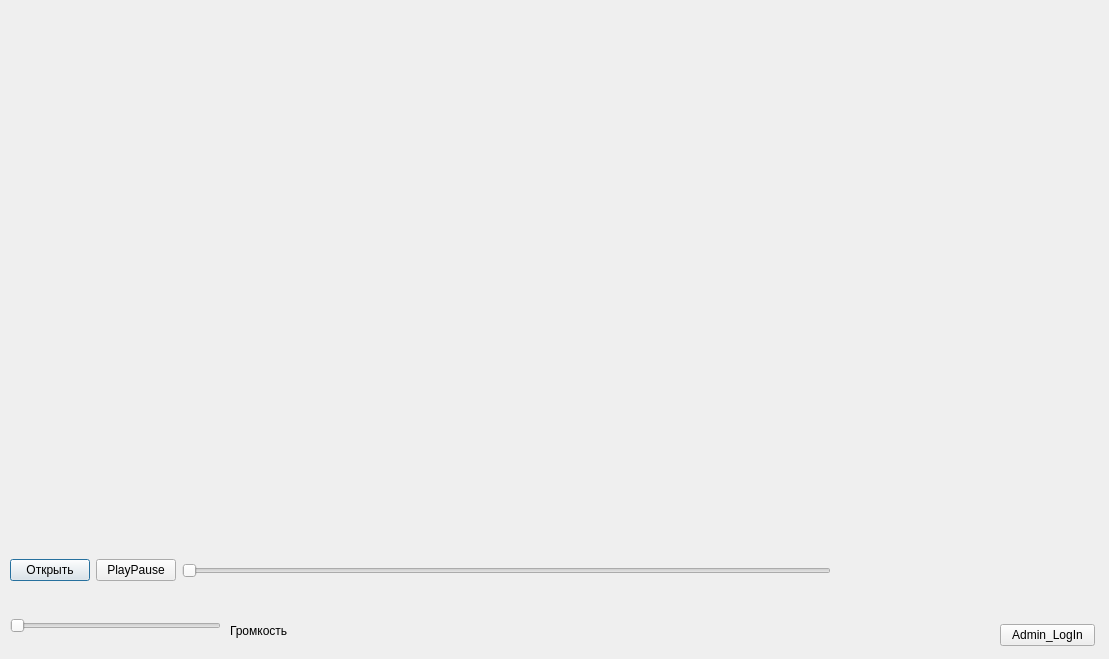
<?xml version="1.0" encoding="UTF-8"?>
<ui version="4.0">
 <class>Dialog</class>
 <widget class="QDialog" name="Dialog">
  <property name="geometry">
   <rect>
    <x>0</x>
    <y>0</y>
    <width>1109</width>
    <height>659</height>
   </rect>
  </property>
  <property name="windowTitle">
   <string>Dialog</string>
  </property>
  <widget class="QWidget" name="horizontalLayoutWidget">
   <property name="geometry">
    <rect>
     <x>10</x>
     <y>540</y>
     <width>821</width>
     <height>61</height>
    </rect>
   </property>
   <layout class="QHBoxLayout" name="horizontalLayout">
    <item>
     <widget class="QPushButton" name="OpenButton">
      <property name="text">
       <string>Открыть</string>
      </property>
     </widget>
    </item>
    <item>
     <widget class="QPushButton" name="PlayPauseButton">
      <property name="text">
       <string>PlayPause</string>
      </property>
     </widget>
    </item>
    <item>
     <widget class="QSlider" name="VideoSlider">
      <property name="orientation">
       <enum>Qt::Horizontal</enum>
      </property>
     </widget>
    </item>
   </layout>
  </widget>
  <widget class="QLabel" name="label">
   <property name="geometry">
    <rect>
     <x>230</x>
     <y>610</y>
     <width>81</width>
     <height>41</height>
    </rect>
   </property>
   <property name="text">
    <string>Громкость</string>
   </property>
  </widget>
  <widget class="QWidget" name="verticalLayoutWidget">
   <property name="geometry">
    <rect>
     <x>9</x>
     <y>9</y>
     <width>1091</width>
     <height>521</height>
    </rect>
   </property>
   <layout class="QVBoxLayout" name="verticalLayout"/>
  </widget>
  <widget class="QWidget" name="verticalLayoutWidget_3">
   <property name="geometry">
    <rect>
     <x>10</x>
     <y>610</y>
     <width>211</width>
     <height>31</height>
    </rect>
   </property>
   <layout class="QVBoxLayout" name="verticalLayout_3">
    <item>
     <widget class="QSlider" name="VolumeSlider2">
      <property name="orientation">
       <enum>Qt::Horizontal</enum>
      </property>
     </widget>
    </item>
   </layout>
  </widget>
  <widget class="QWidget" name="verticalLayoutWidget_2">
   <property name="geometry">
    <rect>
     <x>1000</x>
     <y>620</y>
     <width>95</width>
     <height>30</height>
    </rect>
   </property>
   <layout class="QVBoxLayout" name="verticalLayout_2">
    <item>
     <widget class="QPushButton" name="Button_LogInAdmin">
      <property name="text">
       <string>Admin_LogIn</string>
      </property>
     </widget>
    </item>
   </layout>
  </widget>
 </widget>
 <resources/>
 <connections/>
</ui>
